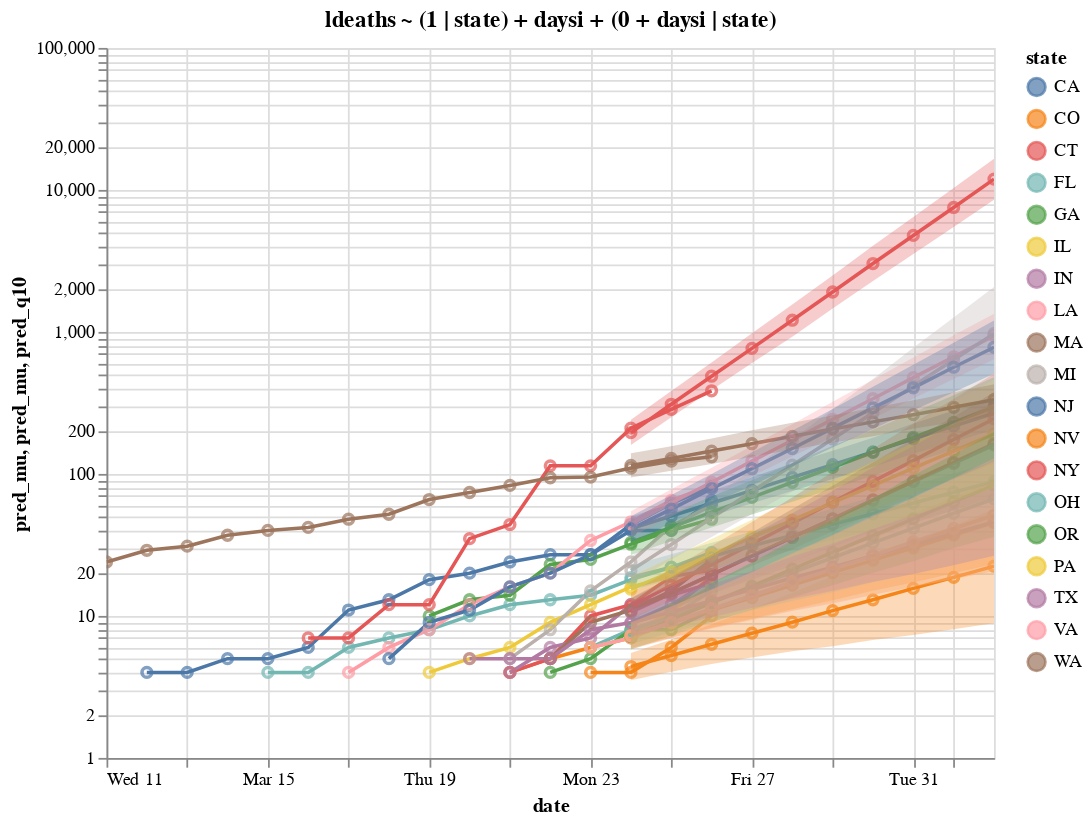

Here is the notebook cell this chart was saved with:
### Code cell
m2pl_log.properties(width=500, height=400).interactive()

### Figure 1 — Vega-Lite specification as saved in the notebook (floating-point values rounded to 4 significant figures; data arrays with more than 128 entries replaced by an {"elided": "..."} marker saying what was removed)
{"$schema": "https://vega.github.io/schema/vega-lite/v3.4.0.json", "config": {"mark": {"tooltip": null}, "view": {"height": 300, "width": 400}}, "data": {"name": "data-6a0822a7a6f898199cff1d4ba95c783a"}, "datasets": {"data-40fd80ae9c511b0515a27ebc4c97eab2": {"elided": "190 records"}, "data-6a0822a7a6f898199cff1d4ba95c783a": {"elided": "146 records"}}, "height": 400, "layer": [{"encoding": {"color": {"field": "state", "type": "nominal"}, "tooltip": [{"field": "state", "type": "nominal"}, {"field": "date", "type": "temporal"}, {"field": "pred_mu", "type": "quantitative"}], "x": {"field": "date", "title": "date", "type": "temporal"}, "y": {"field": "pred_mu", "scale": {"type": "log", "zero": false}, "title": "pred_mu", "type": "quantitative"}}, "mark": "line", "selection": {"selector013": {"bind": "scales", "encodings": ["x", "y"], "type": "interval"}}}, {"encoding": {"color": {"field": "state", "type": "nominal"}, "tooltip": [{"field": "state", "type": "nominal"}, {"field": "date", "type": "temporal"}, {"field": "pred_mu", "type": "quantitative"}], "x": {"field": "date", "title": "date", "type": "temporal"}, "y": {"field": "pred_mu", "scale": {"type": "log", "zero": false}, "title": "pred_mu", "type": "quantitative"}}, "mark": "point"}, {"data": {"name": "data-40fd80ae9c511b0515a27ebc4c97eab2"}, "layer": [{"encoding": {"color": {"field": "state", "type": "nominal"}, "tooltip": [{"field": "state", "type": "nominal"}, {"field": "date", "type": "temporal"}, {"field": "pred_mu", "type": "quantitative"}], "x": {"field": "date", "title": "date", "type": "temporal"}, "y": {"field": "pred_mu", "scale": {"type": "log", "zero": false}, "title": "pred_mu", "type": "quantitative"}}, "mark": "line"}, {"encoding": {"color": {"field": "state", "type": "nominal"}, "tooltip": [{"field": "state", "type": "nominal"}, {"field": "date", "type": "temporal"}, {"field": "pred_mu", "type": "quantitative"}], "x": {"field": "date", "title": "date", "type": "temporal"}, "y": {"field": "pred_mu", "scale": {"type": "log", "zero": false}, "title": "pred_mu", "type": "quantitative"}}, "mark": "point"}, {"encoding": {"color": {"field": "state", "type": "nominal"}, "tooltip": [{"field": "state", "type": "nominal"}, {"field": "date", "type": "temporal"}, {"field": "pred_mu", "type": "quantitative"}], "x": {"field": "date", "type": "temporal"}, "y": {"field": "pred_q10", "type": "quantitative"}, "y2": {"field": "pred_q90"}}, "mark": "errorband"}]}], "title": "ldeaths ~ (1 | state) + daysi + (0 + daysi | state)", "width": 500}
